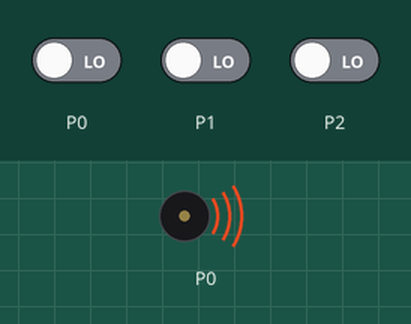
The program below on a simulated BBC micro:bit (MakeCode). On the bench: buzzer (waves = sounding). Inputs (shaded band) come from the test bench; at power-on: P0 LOW, P1 LOW, P2 LOW.

Above: at 0.2 s.
Timing chart, 0 to 7.0 s (numbered marks = the images above):
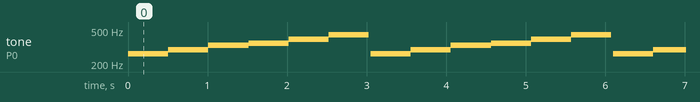

Measured:
- by itself, tone on P0: repeats every 3.1 s: 294 Hz 0.51 s, 330 Hz 0.51 s, 349 Hz 0.51 s, 392 Hz 0.51 s, 440 Hz 0.50 s, silent 0.03 s, 262 Hz 0.51 s

The program:

main.ts
```typescript
let line0 = 0
let line1 = 0
let line2 = 0
basic.forever(function () {
    line0 = pins.digitalReadPin(DigitalPin.P0)
    line1 = pins.digitalReadPin(DigitalPin.P1)
    line2 = pins.digitalReadPin(DigitalPin.P2)
    if (line0 || (line1 || line2)) {
        basic.pause(30)
        line0 = pins.digitalReadPin(DigitalPin.P0)
        line1 = pins.digitalReadPin(DigitalPin.P1)
        line2 = pins.digitalReadPin(DigitalPin.P2)
    }
    if (!(line0 && !(line1 && line2))) {
        music.play(music.tonePlayable(262, music.beat(BeatFraction.Whole)), music.PlaybackMode.UntilDone)
    }
    if (!(line0 && !(line2 && line1))) {
        music.play(music.tonePlayable(294, music.beat(BeatFraction.Whole)), music.PlaybackMode.UntilDone)
    }
    if (!(line0 && (line1 && line2))) {
        music.play(music.tonePlayable(330, music.beat(BeatFraction.Whole)), music.PlaybackMode.UntilDone)
    }
    if (!(line1 && !(line2 && line0))) {
        music.play(music.tonePlayable(349, music.beat(BeatFraction.Whole)), music.PlaybackMode.UntilDone)
    }
    if (!(line1 && (line0 && line2))) {
        music.play(music.tonePlayable(392, music.beat(BeatFraction.Whole)), music.PlaybackMode.UntilDone)
    }
    if (!(line2 && (line0 && line1))) {
        music.play(music.tonePlayable(440, music.beat(BeatFraction.Whole)), music.PlaybackMode.UntilDone)
    }
    if (line0 && !(line1 && line2)) {
        music.play(music.tonePlayable(494, music.beat(BeatFraction.Whole)), music.PlaybackMode.UntilDone)
    }
})
```

test.ts
```typescript
// les tests vont ici ; cela ne sera pas compilé si ce paquet est utilisé en tant qu'extension.
```
